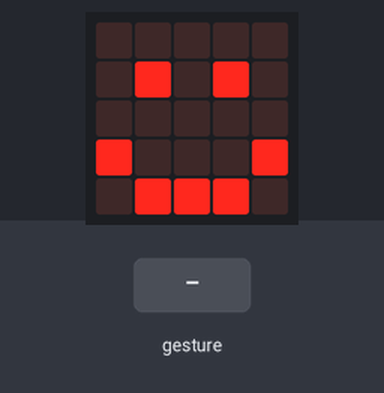
Bench run of a program on a simulated BBC micro:bit (MakeCode). Shown: the board's 5×5 LED display. The test bench sets the inputs (shaded band). A tilt is held for 1.5 s and a shake lasts 1 s, then the board lies face up again.

Above: at 1.6 s.
1.7 s: gesture 'logo up'
At 2.5 s:
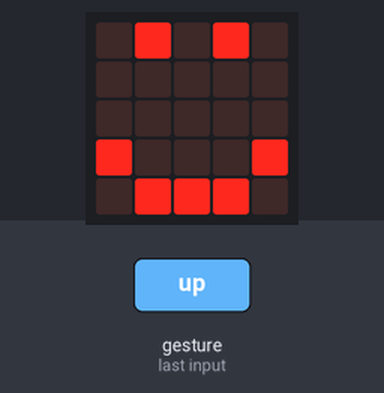
4.7 s: gesture 'screen down'
At 5.9 s:
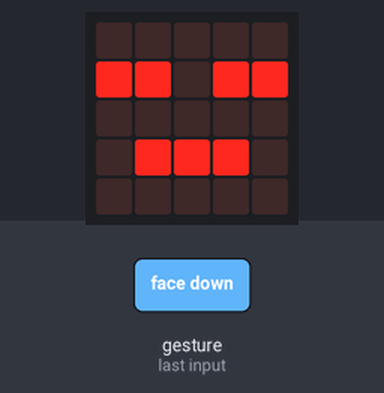
7.7 s: gesture 'tilt right'
At 8.2 s:
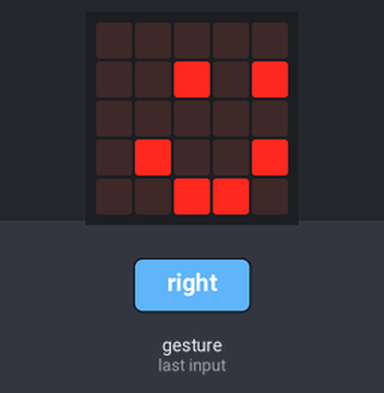
10.7 s: gesture 'shake'
At 11.6 s:
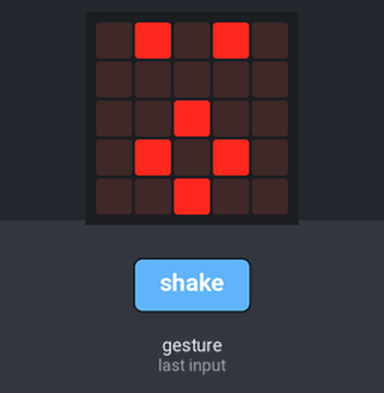
13.3 s: gesture 'tilt left'
At 13.7 s:
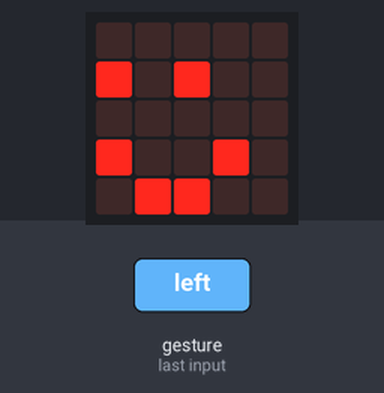
16.3 s: gesture 'logo down'
At 17.2 s:
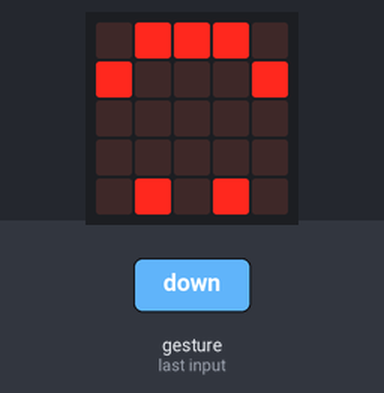
Timing chart, 0 to 19.3 s (numbered marks = the images above; inputs shaded):
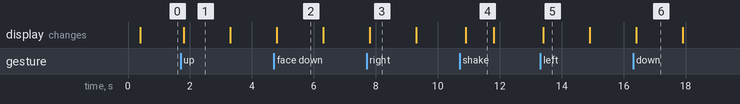

The program:

main.ts
```typescript
input.onGesture(Gesture.LogoUp, function () {
    basic.showLeds(`
        . # . # .
        . . . . .
        . . . . .
        # . . . #
        . # # # .
        `)
})
input.onGesture(Gesture.ScreenDown, function () {
    basic.showLeds(`
        . . . . .
        # # . # #
        . . . . .
        . # # # .
        . . . . .
        `)
})
input.onGesture(Gesture.ScreenUp, function () {
    basic.showLeds(`
        . . . . .
        . # . # .
        . . . . .
        # . . . #
        . # # # .
        `)
})
input.onGesture(Gesture.TiltRight, function () {
    basic.showLeds(`
        . . . . .
        . . # . #
        . . . . .
        . # . . #
        . . # # .
        `)
})
input.onGesture(Gesture.Shake, function () {
    basic.showLeds(`
        . # . # .
        . . . . .
        . . # . .
        . # . # .
        . . # . .
        `)
})
input.onGesture(Gesture.TiltLeft, function () {
    basic.showLeds(`
        . . . . .
        # . # . .
        . . . . .
        # . . # .
        . # # . .
        `)
})
input.onGesture(Gesture.LogoDown, function () {
    basic.showLeds(`
        . # # # .
        # . . . #
        . . . . .
        . . . . .
        . # . # .
        `)
})
basic.showLeds(`
    . . . . .
    . # . # .
    . . . . .
    . # # # .
    . . . . .
    `)
```

test.ts
```typescript
// aquí va el archivo "tests"; esto no se compilará cuando este paquete se utilice como una extensión.
```

Measured:
- after the input at 1.7 s, the display: changes after 0.10 s (image 1)
- after the input at 4.7 s, the display: changes after 0.10 s (image 2)
- after the input at 7.7 s, the display: changes after 0.10 s (image 3)
- after the input at 10.7 s, the display: changes after 0.20 s (image 4)
- after the input at 13.3 s, the display: changes after 0.10 s (image 5)
- after the input at 16.3 s, the display: changes after 0.10 s (image 6)
- what the display in image 1 shows lasts 1.5 s, from 1.8 s to 3.3 s
